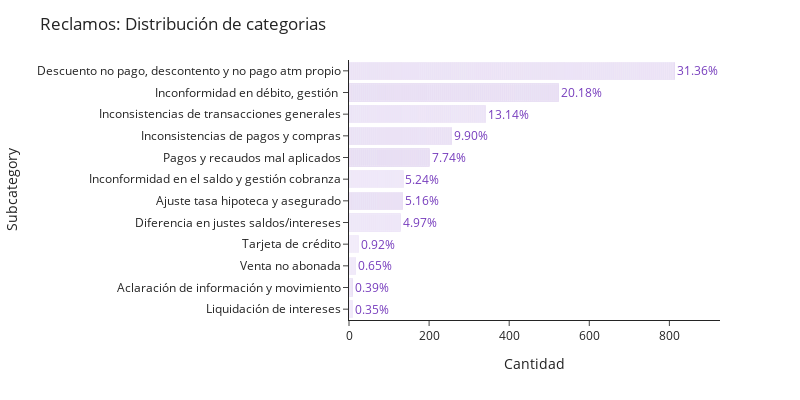

Notebook cell for this chart:
### Markdown cell above
### Reclamos

### Code cell
cat = "Reclamos"
fig = plot_bar_percentage(
    df[df["category"] == cat],
    "subcategory",
    title=f"{cat}: Distribución de categorias",
    percentage=99,
)
fig.write_image(PATH_FIGS.joinpath(f"{cat}_subcategory.png"))
fig.show()

### Figure 1 — Plotly figure (JSON) as saved in the notebook; plotly's stock layout.template omitted (floating-point values rounded to 4 significant figures; data arrays with more than 128 entries replaced by an {"elided": "..."} marker saying what was removed)
{"data": [{"alignmentgroup": "True", "hovertemplate": "subcategory=%{y}<br>count=%{x}<extra></extra>", "legendgroup": "Descuento no pago, descontento y no pago atm propio", "marker": {"color": "rgb(142, 91, 204)", "pattern": {"shape": ""}}, "name": "Descuento no pago, descontento y no pago atm propio", "offsetgroup": "Descuento no pago, descontento y no pago atm propio", "orientation": "h", "showlegend": true, "textposition": "auto", "type": "bar", "x": {"elided": "814 int values"}, "xaxis": "x", "y": {"elided": "814 str values"}, "yaxis": "y"}, {"alignmentgroup": "True", "hovertemplate": "subcategory=%{y}<br>count=%{x}<extra></extra>", "legendgroup": "Inconformidad en débito, gestión ", "marker": {"color": "rgb(125, 68, 193)", "pattern": {"shape": ""}}, "name": "Inconformidad en débito, gestión ", "offsetgroup": "Inconformidad en débito, gestión ", "orientation": "h", "showlegend": true, "textposition": "auto", "type": "bar", "x": {"elided": "524 int values"}, "xaxis": "x", "y": {"elided": "524 str values"}, "yaxis": "y"}, {"alignmentgroup": "True", "hovertemplate": "subcategory=%{y}<br>count=%{x}<extra></extra>", "legendgroup": "Inconsistencias de transacciones generales", "marker": {"color": "rgb(147, 98, 208)", "pattern": {"shape": ""}}, "name": "Inconsistencias de transacciones generales", "offsetgroup": "Inconsistencias de transacciones generales", "orientation": "h", "showlegend": true, "textposition": "auto", "type": "bar", "x": {"elided": "341 int values"}, "xaxis": "x", "y": {"elided": "341 str values"}, "yaxis": "y"}, {"alignmentgroup": "True", "hovertemplate": "subcategory=%{y}<br>count=%{x}<extra></extra>", "legendgroup": "Inconsistencias de pagos y compras", "marker": {"color": "rgb(136, 83, 200)", "pattern": {"shape": ""}}, "name": "Inconsistencias de pagos y compras", "offsetgroup": "Inconsistencias de pagos y compras", "orientation": "h", "showlegend": true, "textposition": "auto", "type": "bar", "x": {"elided": "257 int values"}, "xaxis": "x", "y": {"elided": "257 str values"}, "yaxis": "y"}, {"alignmentgroup": "True", "hovertemplate": "subcategory=%{y}<br>count=%{x}<extra></extra>", "legendgroup": "Pagos y recaudos mal aplicados", "marker": {"color": "rgb(119, 61, 189)", "pattern": {"shape": ""}}, "name": "Pagos y recaudos mal aplicados", "offsetgroup": "Pagos y recaudos mal aplicados", "orientation": "h", "showlegend": true, "textposition": "auto", "type": "bar", "x": {"elided": "201 int values"}, "xaxis": "x", "y": {"elided": "201 str values"}, "yaxis": "y"}, {"alignmentgroup": "True", "hovertemplate": "subcategory=%{y}<br>count=%{x}<extra></extra>", "legendgroup": "Inconformidad en el saldo y gestión cobranza", "marker": {"color": "rgb(164, 121, 219)", "pattern": {"shape": ""}}, "name": "Inconformidad en el saldo y gestión cobranza", "offsetgroup": "Inconformidad en el saldo y gestión cobranza", "orientation": "h", "showlegend": true, "textposition": "auto", "type": "bar", "x": {"elided": "136 int values"}, "xaxis": "x", "y": {"elided": "136 str values"}, "yaxis": "y"}, {"alignmentgroup": "True", "hovertemplate": "subcategory=%{y}<br>count=%{x}<extra></extra>", "legendgroup": "Ajuste tasa hipoteca y asegurado", "marker": {"color": "rgb(130, 76, 196)", "pattern": {"shape": ""}}, "name": "Ajuste tasa hipoteca y asegurado", "offsetgroup": "Ajuste tasa hipoteca y asegurado", "orientation": "h", "showlegend": true, "textposition": "auto", "type": "bar", "x": {"elided": "134 int values"}, "xaxis": "x", "y": {"elided": "134 str values"}, "yaxis": "y"}, {"alignmentgroup": "True", "hovertemplate": "subcategory=%{y}<br>count=%{x}<extra></extra>", "legendgroup": "Diferencia en justes saldos/intereses", "marker": {"color": "rgb(158, 113, 215)", "pattern": {"shape": ""}}, "name": "Diferencia en justes saldos/intereses", "offsetgroup": "Diferencia en justes saldos/intereses", "orientation": "h", "showlegend": true, "textposition": "auto", "type": "bar", "x": {"elided": "129 int values"}, "xaxis": "x", "y": {"elided": "129 str values"}, "yaxis": "y"}, {"alignmentgroup": "True", "hovertemplate": "subcategory=%{y}<br>count=%{x}<extra></extra>", "legendgroup": "Tarjeta de crédito", "marker": {"color": "rgb(181, 143, 230)", "pattern": {"shape": ""}}, "name": "Tarjeta de crédito", "offsetgroup": "Tarjeta de crédito", "orientation": "h", "showlegend": true, "textposition": "auto", "type": "bar", "x": [1, 1, 1, 1, 1, 1, 1, 1, 1, 1, 1, 1, 1, 1, 1, 1, 1, 1, 1, 1, 1, 1, 1, 1], "xaxis": "x", "y": ["Tarjeta de crédito", "Tarjeta de crédito", "Tarjeta de crédito", "Tarjeta de crédito", "Tarjeta de crédito", "Tarjeta de crédito", "Tarjeta de crédito", "Tarjeta de crédito", "Tarjeta de crédito", "Tarjeta de crédito", "Tarjeta de crédito", "Tarjeta de crédito", "Tarjeta de crédito", "Tarjeta de crédito", "Tarjeta de crédito", "Tarjeta de crédito", "Tarjeta de crédito", "Tarjeta de crédito", "Tarjeta de crédito", "Tarjeta de crédito", "Tarjeta de crédito", "Tarjeta de crédito", "Tarjeta de crédito", "Tarjeta de crédito"], "yaxis": "y"}, {"alignmentgroup": "True", "hovertemplate": "subcategory=%{y}<br>count=%{x}<extra></extra>", "legendgroup": "Venta no abonada", "marker": {"color": "rgb(170, 128, 223)", "pattern": {"shape": ""}}, "name": "Venta no abonada", "offsetgroup": "Venta no abonada", "orientation": "h", "showlegend": true, "textposition": "auto", "type": "bar", "x": [1, 1, 1, 1, 1, 1, 1, 1, 1, 1, 1, 1, 1, 1, 1, 1, 1], "xaxis": "x", "y": ["Venta no abonada", "Venta no abonada", "Venta no abonada", "Venta no abonada", "Venta no abonada", "Venta no abonada", "Venta no abonada", "Venta no abonada", "Venta no abonada", "Venta no abonada", "Venta no abonada", "Venta no abonada", "Venta no abonada", "Venta no abonada", "Venta no abonada", "Venta no abonada", "Venta no abonada"], "yaxis": "y"}, {"alignmentgroup": "True", "hovertemplate": "subcategory=%{y}<br>count=%{x}<extra></extra>", "legendgroup": "Aclaración de información y movimiento", "marker": {"color": "rgb(153, 106, 211)", "pattern": {"shape": ""}}, "name": "Aclaración de información y movimiento", "offsetgroup": "Aclaración de información y movimiento", "orientation": "h", "showlegend": true, "textposition": "auto", "type": "bar", "x": [1, 1, 1, 1, 1, 1, 1, 1, 1, 1], "xaxis": "x", "y": ["Aclaración de información y movimiento", "Aclaración de información y movimiento", "Aclaración de información y movimiento", "Aclaración de información y movimiento", "Aclaración de información y movimiento", "Aclaración de información y movimiento", "Aclaración de información y movimiento", "Aclaración de información y movimiento", "Aclaración de información y movimiento", "Aclaración de información y movimiento"], "yaxis": "y"}, {"alignmentgroup": "True", "hovertemplate": "subcategory=%{y}<br>count=%{x}<extra></extra>", "legendgroup": "Liquidación de intereses", "marker": {"color": "rgb(175, 136, 226)", "pattern": {"shape": ""}}, "name": "Liquidación de intereses", "offsetgroup": "Liquidación de intereses", "orientation": "h", "showlegend": true, "textposition": "auto", "type": "bar", "x": [1, 1, 1, 1, 1, 1, 1, 1, 1], "xaxis": "x", "y": ["Liquidación de intereses", "Liquidación de intereses", "Liquidación de intereses", "Liquidación de intereses", "Liquidación de intereses", "Liquidación de intereses", "Liquidación de intereses", "Liquidación de intereses", "Liquidación de intereses"], "yaxis": "y"}], "layout": {"annotations": [{"font": {"color": "#773dbd", "size": 12}, "showarrow": false, "text": "31.36%", "x": 814, "xanchor": "left", "y": "Descuento no pago, descontento y no pago atm propio", "yanchor": "middle"}, {"font": {"color": "#773dbd", "size": 12}, "showarrow": false, "text": "20.18%", "x": 524, "xanchor": "left", "y": "Inconformidad en débito, gestión ", "yanchor": "middle"}, {"font": {"color": "#773dbd", "size": 12}, "showarrow": false, "text": "13.14%", "x": 341, "xanchor": "left", "y": "Inconsistencias de transacciones generales", "yanchor": "middle"}, {"font": {"color": "#773dbd", "size": 12}, "showarrow": false, "text": "9.90%", "x": 257, "xanchor": "left", "y": "Inconsistencias de pagos y compras", "yanchor": "middle"}, {"font": {"color": "#773dbd", "size": 12}, "showarrow": false, "text": "7.74%", "x": 201, "xanchor": "left", "y": "Pagos y recaudos mal aplicados", "yanchor": "middle"}, {"font": {"color": "#773dbd", "size": 12}, "showarrow": false, "text": "5.24%", "x": 136, "xanchor": "left", "y": "Inconformidad en el saldo y gestión cobranza", "yanchor": "middle"}, {"font": {"color": "#773dbd", "size": 12}, "showarrow": false, "text": "5.16%", "x": 134, "xanchor": "left", "y": "Ajuste tasa hipoteca y asegurado", "yanchor": "middle"}, {"font": {"color": "#773dbd", "size": 12}, "showarrow": false, "text": "4.97%", "x": 129, "xanchor": "left", "y": "Diferencia en justes saldos/intereses", "yanchor": "middle"}, {"font": {"color": "#773dbd", "size": 12}, "showarrow": false, "text": "0.92%", "x": 24, "xanchor": "left", "y": "Tarjeta de crédito", "yanchor": "middle"}, {"font": {"color": "#773dbd", "size": 12}, "showarrow": false, "text": "0.65%", "x": 17, "xanchor": "left", "y": "Venta no abonada", "yanchor": "middle"}, {"font": {"color": "#773dbd", "size": 12}, "showarrow": false, "text": "0.39%", "x": 10, "xanchor": "left", "y": "Aclaración de información y movimiento", "yanchor": "middle"}, {"font": {"color": "#773dbd", "size": 12}, "showarrow": false, "text": "0.35%", "x": 9, "xanchor": "left", "y": "Liquidación de intereses", "yanchor": "middle"}], "barmode": "relative", "height": 400, "legend": {"title": {"text": "subcategory"}, "tracegroupgap": 0}, "margin": {"t": 60}, "showlegend": false, "title": {"text": "Reclamos: Distribución de categorias"}, "width": 800, "xaxis": {"anchor": "y", "domain": [0, 1], "title": {"text": "Cantidad"}}, "yaxis": {"anchor": "x", "categoryarray": ["Liquidación de intereses", "Aclaración de información y movimiento", "Venta no abonada", "Tarjeta de crédito", "Diferencia en justes saldos/intereses", "Ajuste tasa hipoteca y asegurado", "Inconformidad en el saldo y gestión cobranza", "Pagos y recaudos mal aplicados", "Inconsistencias de pagos y compras", "Inconsistencias de transacciones generales", "Inconformidad en débito, gestión ", "Descuento no pago, descontento y no pago atm propio"], "categoryorder": "array", "domain": [0, 1], "title": {"text": "Subcategory"}}}}
